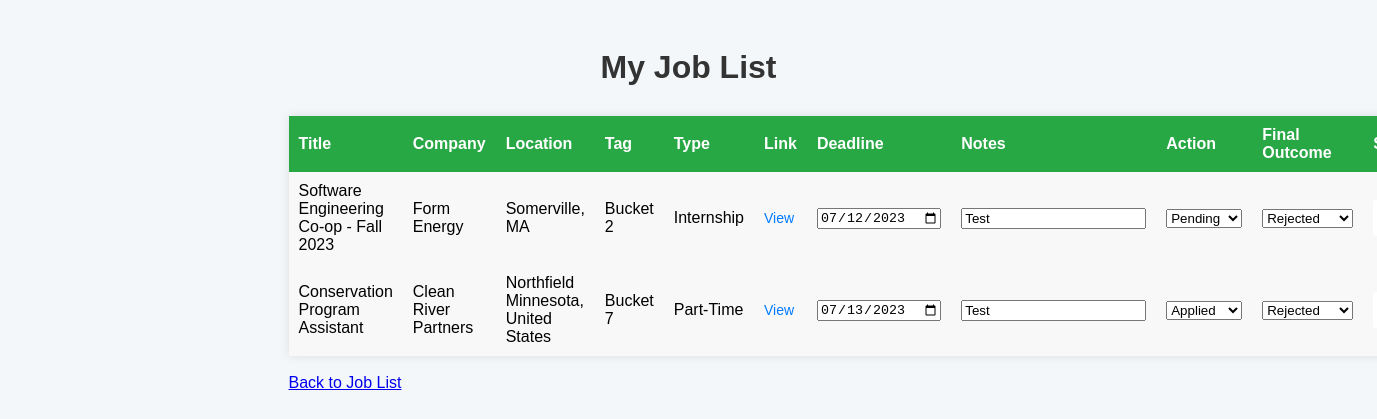
The page /my_job_list (signed in) on the database as committed earlier.
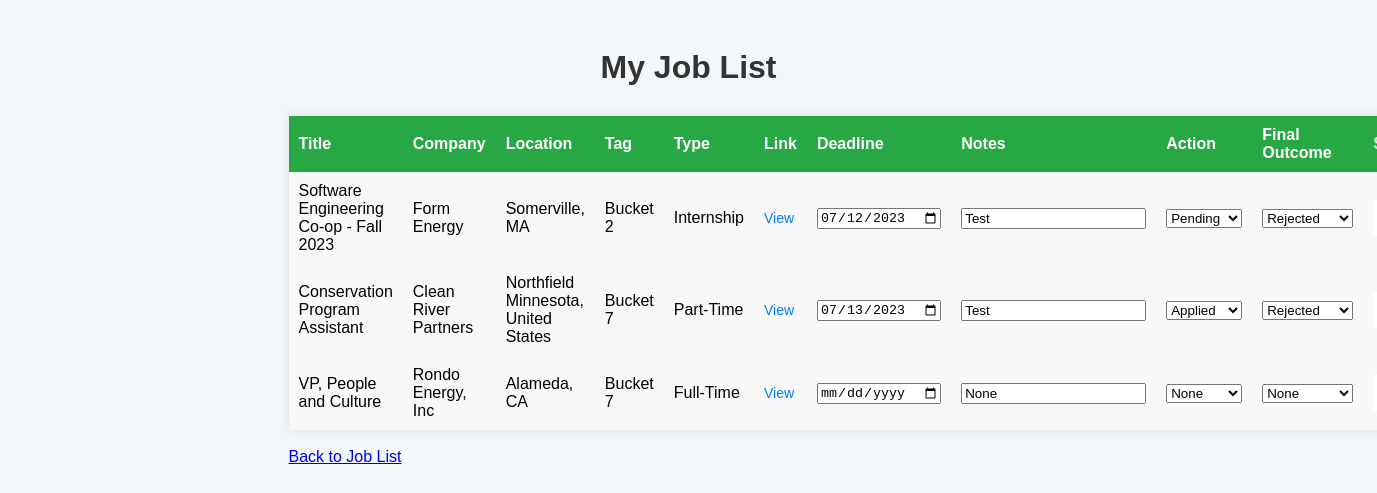
The same page on the database as committed later.
### tables this page shows
CREATE TABLE jobs (
            job_id INTEGER PRIMARY KEY AUTOINCREMENT,
            user_id INTEGER,
            title TEXT,
            company TEXT,
            location TEXT,
            tag TEXT,
            job_type TEXT,
            link TEXT,
            deadline TEXT,
            notes TEXT,
            final_outcome TEXT,
            action TEXT,
            FOREIGN KEY(user_id) REFERENCES users(id)
        );

### app.py (the view, shortened to what this page needs)
@app.route('/my_job_list', methods=['GET', 'POST'])
@login_required
def my_job_list():
    if 'deleted_job_id' in session:
        deleted_job_id = session.pop('deleted_job_id', None)
        conn = sqlite3.connect('user_database.db')
        cursor = conn.cursor()
        cursor.execute('SELECT * FROM jobs WHERE user_id = ? AND job_id != ?', (current_user.id, deleted_job_id))
        user_jobs = cursor.fetchall()
        conn.close()
    else:
        conn = sqlite3.connect('user_database.db')
        cursor = conn.cursor()
        cursor.execute('SELECT * FROM jobs WHERE user_id = ?', (current_user.id,))
        user_jobs = cursor.fetchall()
        conn.close()
    return render_template('my_job_list.html', user_jobs=user_jobs)

### app.py (called while the page is built)
@login_manager.user_loader
def load_user(user_id):
    conn = sqlite3.connect('user_database.db')
    cursor = conn.cursor()
    cursor.execute('SELECT id, username FROM users WHERE id = ?', (user_id,))
    result = cursor.fetchone()
    conn.close()
    if result:
        user_id, username = result
        return User(user_id, username)

### templates/my_job_list.html (shortened to what this page needs)
<!DOCTYPE html>
<html>
<head>
    <link rel="stylesheet" href="https://cdnjs.cloudflare.com/ajax/libs/font-awesome/5.15.4/css/all.min.css">
</head>
<body>
    <div class="job-list-container">
        <h1 class="job-list-title">My Job List</h1>
        <table>
            <thead>
                <tr>
                    <th>Title</th>
                    <th>Company</th>
                    <th>Location</th>
                    <th>Tag</th>
                    <th>Type</th>
                    <th>Link</th>
                    <th>Deadline</th>
                    <th>Notes</th>
                    <th>Action</th>
                    <th>Final Outcome</th>
                    <th>Save</th>
                </tr>
            </thead>
            <tbody>
                {% for job in user_jobs %}
                <form method="POST">
                    <tr>
                        <td>{{ job[2] }}</td>
                        <td>{{ job[3] }}</td>
                        <td>{{ job[4] }}</td>
                        <td>{{ job[5] }}</td>
                        <td>{{ job[6] }}</td>
                        <td><a class="job-list-link" href="{{ job[7] }}" target="_blank" rel="noopener noreferrer">View</a></td>
                        <td>
                            <input type="date" name="deadline" value="{{ job[8] }}" required>
                        </td>
                        <td><input type="text" name="notes" value="{{ job[9] }}" placeholder="Add your notes here"></td>
                        <td>
                            <select name="action">
                                <option value="None" {% if job[11] == 'None' %}selected{% endif %}>None</option>
                                <option value="Applied" {% if job[11] == 'Applied' %}selected{% endif %}>Applied</option>
                                <option value="Pending" {% if job[11] == 'Pending' %}selected{% endif %}>Pending</option>
                            </select>
                        </td>
                        <td>
                            <select name="final_outcome">
                                <option value="None" {% if job[10] == 'None' %}selected{% endif %}>None</option>
                                <option value="Rejected" {% if job[10] == 'Rejected' %}selected{% endif %}>Rejected</option>
                            </select>
                        </td>
                        <td>
                            <button class="save-button" type="submit">Save</button>
                        </td>
                    </tr>
                </form>
                {% endfor %}
            </tbody>
        </table>
        <br>
        <a href="{{ url_for('job_list') }}">Back to Job List</a>
    </div>
</body>
</html>

### templates/my_job_list.html (style rules this page uses)
body { font-family: Arial, sans-serif; background-color: #f3f7f9; padding: 20px; }
h1 { color: #333; margin-bottom: 20px; }
table { width: 100%; border-collapse: collapse; background-color: #fff; box-shadow: 0 0 10px rgba(0, 0, 0, 0.1); }
th, td { padding: 10px; text-align: left; }
thead { background-color: #28a745; color: #fff; }
th { font-weight: bold; }
tbody tr:nth-child(even) { background-color: #f8f8f8; }
.job-list-container { max-width: 800px; margin: 0 auto; }
.job-list-title { color: #333; margin-bottom: 30px; text-align: center; }
.job-list-link { text-decoration: none; color: #007bff; font-size: 14px; }
th:nth-child(6), td:nth-child(6), th:nth-child(7), td:nth-child(7), th:nth-child(8), td:nth-child(8), th:nth-child(9), td:nth-child(9) { width: 10%; }
.save-button { padding: 10px 20px; background-color: #ffffff; color: #28a745; border: none; border-radius: 3px; font-size: 14px; cursor: pointer; transition: background-color 0.3s ease; display: flex; align-items: center; }

Rows that differ between the two databases and show on the page:
added jobs: title "VP, People and Culture", company "Rondo Energy, Inc", location "Alameda, CA", tag "Bucket 7", job_type "Full-Time", notes "None"
